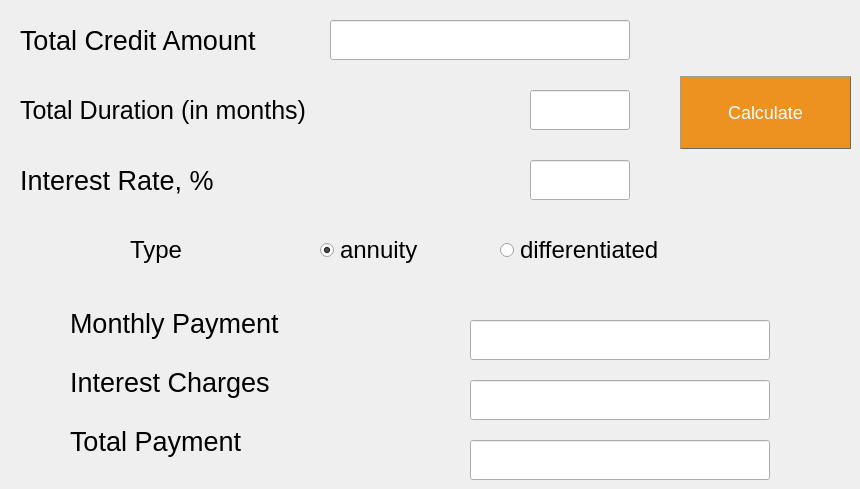
    <widget class="QWidget" name="tab_cred">
     <attribute name="title">
      <string>Credit</string>
     </attribute>
     <widget class="QRadioButton" name="radio_annuity">
      <property name="geometry">
       <rect>
        <x>320</x>
        <y>230</y>
        <width>140</width>
        <height>40</height>
       </rect>
      </property>
      <property name="minimumSize">
       <size>
        <width>140</width>
        <height>40</height>
       </size>
      </property>
      <property name="maximumSize">
       <size>
        <width>140</width>
        <height>40</height>
       </size>
      </property>
      <property name="font">
       <font>
        <pointsize>18</pointsize>
        <weight>50</weight>
        <italic>false</italic>
        <bold>false</bold>
        <underline>false</underline>
       </font>
      </property>
      <property name="text">
       <string>annuity</string>
      </property>
      <property name="checked">
       <bool>true</bool>
      </property>
     </widget>
     <widget class="QLabel" name="label_rate">
      <property name="geometry">
       <rect>
        <x>20</x>
        <y>160</y>
        <width>300</width>
        <height>40</height>
       </rect>
      </property>
      <property name="minimumSize">
       <size>
        <width>300</width>
        <height>40</height>
       </size>
      </property>
      <property name="maximumSize">
       <size>
        <width>300</width>
        <height>40</height>
       </size>
      </property>
      <property name="font">
       <font>
        <pointsize>20</pointsize>
        <weight>50</weight>
        <italic>false</italic>
        <bold>false</bold>
        <underline>false</underline>
       </font>
      </property>
      <property name="text">
       <string>Interest Rate, %</string>
      </property>
     </widget>
     <widget class="QLabel" name="label_type">
      <property name="geometry">
       <rect>
        <x>130</x>
        <y>230</y>
        <width>151</width>
        <height>40</height>
       </rect>
      </property>
      <property name="maximumSize">
       <size>
        <width>300</width>
        <height>40</height>
       </size>
      </property>
      <property name="font">
       <font>
        <pointsize>18</pointsize>
        <weight>50</weight>
        <italic>false</italic>
        <bold>false</bold>
        <underline>false</underline>
       </font>
      </property>
      <property name="text">
       <string>Type</string>
      </property>
     </widget>
     <widget class="QLabel" name="label_duration">
      <property name="geometry">
       <rect>
        <x>20</x>
        <y>90</y>
        <width>300</width>
        <height>40</height>
       </rect>
      </property>
      <property name="minimumSize">
       <size>
        <width>300</width>
        <height>40</height>
       </size>
      </property>
      <property name="maximumSize">
       <size>
        <width>300</width>
        <height>40</height>
       </size>
      </property>
      <property name="font">
       <font>
        <pointsize>19</pointsize>
        <weight>50</weight>
        <italic>false</italic>
        <bold>false</bold>
        <underline>false</underline>
       </font>
      </property>
      <property name="text">
       <string>Total Duration (in months)</string>
      </property>
     </widget>
     <widget class="QLabel" name="label_amount">
      <property name="geometry">
       <rect>
        <x>20</x>
        <y>20</y>
        <width>300</width>
        <height>40</height>
       </rect>
      </property>
      <property name="minimumSize">
       <size>
        <width>300</width>
        <height>40</height>
       </size>
      </property>
      <property name="maximumSize">
       <size>
        <width>300</width>
        <height>40</height>
       </size>
      </property>
      <property name="font">
       <font>
        <pointsize>20</pointsize>
        <weight>50</weight>
        <italic>false</italic>
        <bold>false</bold>
        <underline>false</underline>
       </font>
      </property>
      <property name="text">
       <string>Total Credit Amount</string>
      </property>
     </widget>
     <widget class="QLineEdit" name="line_amount">
      <property name="geometry">
       <rect>
        <x>330</x>
        <y>20</y>
        <width>300</width>
        <height>40</height>
       </rect>
      </property>
      <property name="minimumSize">
       <size>
        <width>300</width>
        <height>40</height>
       </size>
      </property>
      <property name="maximumSize">
       <size>
        <width>300</width>
        <height>40</height>
       </size>
      </property>
      <property name="font">
       <font>
        <pointsize>18</pointsize>
        <weight>50</weight>
        <italic>false</italic>
        <bold>false</bold>
        <underline>false</underline>
       </font>
      </property>
      <property name="layoutDirection">
       <enum>Qt::RightToLeft</enum>
      </property>
      <property name="text">
       <string/>
      </property>
      <property name="alignment">
       <set>Qt::AlignRight|Qt::AlignTrailing|Qt::AlignVCenter</set>
      </property>
     </widget>
     <widget class="QWidget" name="layoutWidget_5">
      <property name="geometry">
       <rect>
        <x>70</x>
        <y>290</y>
        <width>302</width>
        <height>186</height>
       </rect>
      </property>
      <layout class="QVBoxLayout" name="verticalLayout_3">
       <item>
        <widget class="QLabel" name="label_mpayment">
         <property name="minimumSize">
          <size>
           <width>300</width>
           <height>40</height>
          </size>
         </property>
         <property name="maximumSize">
          <size>
           <width>300</width>
           <height>40</height>
          </size>
         </property>
         <property name="font">
          <font>
           <pointsize>20</pointsize>
           <weight>50</weight>
           <italic>false</italic>
           <bold>false</bold>
           <underline>false</underline>
          </font>
         </property>
         <property name="text">
          <string>Monthly Payment</string>
         </property>
        </widget>
       </item>
       <item>
        <widget class="QLabel" name="label_charges">
         <property name="minimumSize">
          <size>
           <width>300</width>
           <height>40</height>
          </size>
         </property>
         <property name="maximumSize">
          <size>
           <width>300</width>
           <height>40</height>
          </size>
         </property>
         <property name="font">
          <font>
           <pointsize>20</pointsize>
           <weight>50</weight>
           <italic>false</italic>
           <bold>false</bold>
           <underline>false</underline>
          </font>
         </property>
         <property name="text">
          <string>Interest Charges</string>
         </property>
        </widget>
       </item>
       <item>
        <widget class="QLabel" name="label_tpayment">
         <property name="minimumSize">
          <size>
           <width>300</width>
           <height>40</height>
          </size>
         </property>
         <property name="maximumSize">
          <size>
           <width>300</width>
           <height>40</height>
          </size>
         </property>
         <property name="font">
          <font>
           <pointsize>20</pointsize>
           <weight>50</weight>
           <italic>false</italic>
           <bold>false</bold>
           <underline>false</underline>
          </font>
         </property>
         <property name="text">
          <string>Total Payment</string>
         </property>
        </widget>
       </item>
      </layout>
     </widget>
     <widget class="QLineEdit" name="line_duration">
      <property name="geometry">
       <rect>
        <x>530</x>
        <y>90</y>
        <width>100</width>
        <height>40</height>
       </rect>
      </property>
      <property name="minimumSize">
       <size>
        <width>100</width>
        <height>40</height>
       </size>
      </property>
      <property name="maximumSize">
       <size>
        <width>100</width>
        <height>40</height>
       </size>
      </property>
      <property name="font">
       <font>
        <pointsize>18</pointsize>
        <weight>50</weight>
        <italic>false</italic>
        <bold>false</bold>
        <underline>false</underline>
       </font>
      </property>
      <property name="layoutDirection">
       <enum>Qt::RightToLeft</enum>
      </property>
      <property name="text">
       <string/>
      </property>
      <property name="alignment">
       <set>Qt::AlignRight|Qt::AlignTrailing|Qt::AlignVCenter</set>
      </property>
     </widget>
     <widget class="QLineEdit" name="line_rate">
      <property name="geometry">
       <rect>
        <x>530</x>
        <y>160</y>
        <width>100</width>
        <height>40</height>
       </rect>
      </property>
      <property name="minimumSize">
       <size>
        <width>100</width>
        <height>40</height>
       </size>
      </property>
      <property name="maximumSize">
       <size>
        <width>100</width>
        <height>40</height>
       </size>
      </property>
      <property name="font">
       <font>
        <pointsize>18</pointsize>
        <weight>50</weight>
        <italic>false</italic>
        <bold>false</bold>
        <underline>false</underline>
       </font>
      </property>
      <property name="layoutDirection">
       <enum>Qt::RightToLeft</enum>
      </property>
      <property name="text">
       <string/>
      </property>
      <property name="alignment">
       <set>Qt::AlignRight|Qt::AlignTrailing|Qt::AlignVCenter</set>
      </property>
     </widget>
     <widget class="QRadioButton" name="radio_diff">
      <property name="geometry">
       <rect>
        <x>500</x>
        <y>230</y>
        <width>180</width>
        <height>40</height>
       </rect>
      </property>
      <property name="minimumSize">
       <size>
        <width>180</width>
        <height>40</height>
       </size>
      </property>
      <property name="maximumSize">
       <size>
        <width>180</width>
        <height>40</height>
       </size>
      </property>
      <property name="font">
       <font>
        <pointsize>18</pointsize>
        <weight>50</weight>
        <italic>false</italic>
        <bold>false</bold>
        <underline>false</underline>
       </font>
      </property>
      <property name="text">
       <string>differentiated</string>
      </property>
     </widget>
     <widget class="QPushButton" name="button_calculate">
      <property name="geometry">
       <rect>
        <x>680</x>
        <y>70</y>
        <width>171</width>
        <height>81</height>
       </rect>
      </property>
      <property name="styleSheet">
       <string notr="true">QPushButton {
background-color: #ed9121;
  border-style: outset;
  border-width: 1px;
  border-color: #646c64;
  color: white;
  
  text-align: center;
  opacity: 0.6;
  margin: 6px, 2px;
  font: 18px;
vertical-align: middle;
}

QPushButton:pressed {
background-color:  #ffc793;
border-style: inset;
}

QPushButton:hover {
opacity: 1
}</string>
      </property>
      <property name="text">
       <string>Calculate</string>
      </property>
     </widget>
     <widget class="QLineEdit" name="line_mpayment">
      <property name="geometry">
       <rect>
        <x>470</x>
        <y>320</y>
        <width>300</width>
        <height>40</height>
       </rect>
      </property>
      <property name="minimumSize">
       <size>
        <width>300</width>
        <height>40</height>
       </size>
      </property>
      <property name="maximumSize">
       <size>
        <width>300</width>
        <height>40</height>
       </size>
      </property>
      <property name="font">
       <font>
        <pointsize>18</pointsize>
        <weight>50</weight>
        <italic>false</italic>
        <bold>false</bold>
        <underline>false</underline>
       </font>
      </property>
      <property name="layoutDirection">
       <enum>Qt::RightToLeft</enum>
      </property>
      <property name="alignment">
       <set>Qt::AlignRight|Qt::AlignTrailing|Qt::AlignVCenter</set>
      </property>
      <property name="readOnly">
       <bool>true</bool>
      </property>
     </widget>
     <widget class="QLineEdit" name="line_charges">
      <property name="geometry">
       <rect>
        <x>470</x>
        <y>380</y>
        <width>300</width>
        <height>40</height>
       </rect>
      </property>
      <property name="minimumSize">
       <size>
        <width>300</width>
        <height>40</height>
       </size>
      </property>
      <property name="maximumSize">
       <size>
        <width>300</width>
        <height>40</height>
       </size>
      </property>
      <property name="font">
       <font>
        <pointsize>18</pointsize>
        <weight>50</weight>
        <italic>false</italic>
        <bold>false</bold>
        <underline>false</underline>
       </font>
      </property>
      <property name="layoutDirection">
       <enum>Qt::RightToLeft</enum>
      </property>
      <property name="alignment">
       <set>Qt::AlignRight|Qt::AlignTrailing|Qt::AlignVCenter</set>
      </property>
      <property name="readOnly">
       <bool>true</bool>
      </property>
     </widget>
     <widget class="QLineEdit" name="line_tpayment">
      <property name="geometry">
       <rect>
        <x>470</x>
        <y>440</y>
        <width>300</width>
        <height>40</height>
       </rect>
      </property>
      <property name="minimumSize">
       <size>
        <width>300</width>
        <height>40</height>
       </size>
      </property>
      <property name="maximumSize">
       <size>
        <width>300</width>
        <height>40</height>
       </size>
      </property>
      <property name="font">
       <font>
        <pointsize>18</pointsize>
        <weight>50</weight>
        <italic>false</italic>
        <bold>false</bold>
        <underline>false</underline>
       </font>
      </property>
      <property name="layoutDirection">
       <enum>Qt::RightToLeft</enum>
      </property>
      <property name="alignment">
       <set>Qt::AlignRight|Qt::AlignTrailing|Qt::AlignVCenter</set>
      </property>
      <property name="readOnly">
       <bool>true</bool>
      </property>
     </widget>
    </widget>
